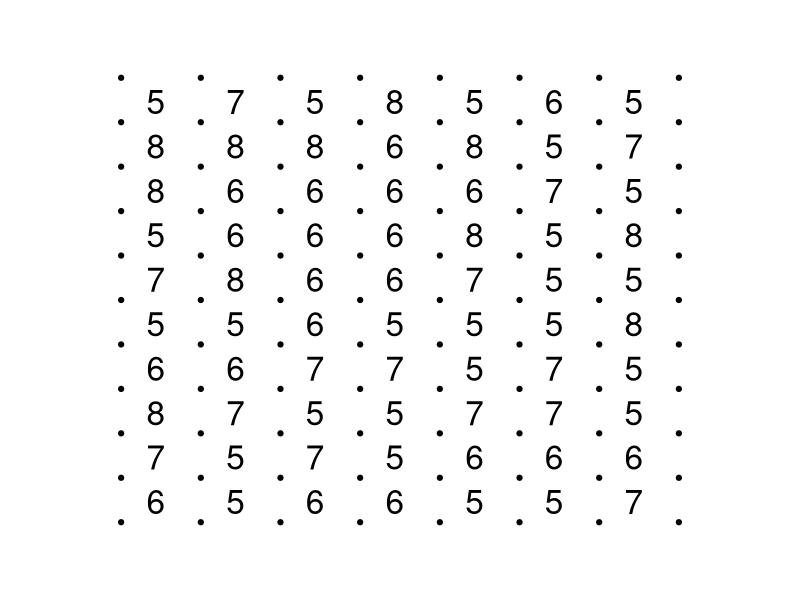
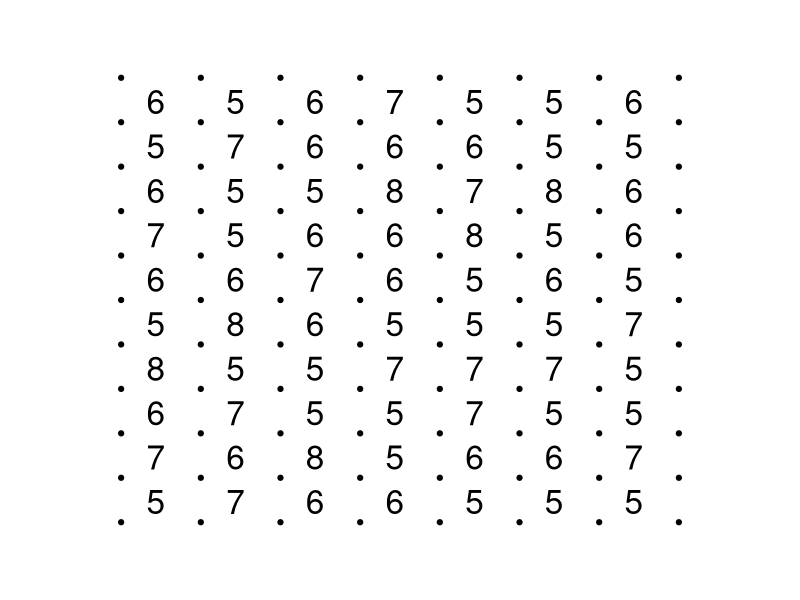
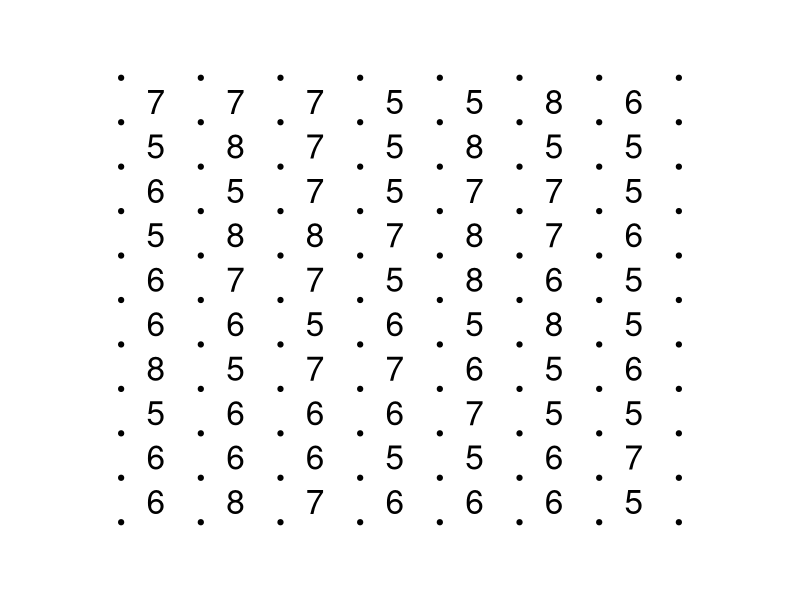

Write the R code that produced these figures, in order.
ncopies = 3 #how many versions
w = 8.5 #paper width (in)
h = 11  #paper height (in)
m = 1 #paper margin (in)
d = 0.8 #distance between dots (in)
dotsizefactor = 0.7
numbersizefactor = 2
X = c(5,6,7,8) #possibilities
P = c(0.4,0.3,0.2,0.1) #probabilities
fileroots = "output"

for(copy in 1:ncopies){
  pdf(paste0(fileroots,sprintf("%02d",copy),".pdf",collapse=""), width=w, height=h)
  par(mar=c(0,0,0,0)) #get rid of plot margins
  plot(0,0,type="n",xlim=c(0,w),ylim=c(0,h),axes=F,ann=F) #initialize plot area
  nx = (w-2*m)%/%d #number of dots horizontally
  ny = (h-2*m)%/%d #number of dots vertically
  xdots = seq(-nx*d/2,nx*d/2,length.out=nx)+w/2 #xcoords of dots
  ydots = seq(-ny*d/2,ny*d/2,length.out=ny)+h/2 #ycoords of dots
  xnums = (xdots+d/2)[1:(length(xdots)-1)]
  ynums = (ydots+d/2)[1:(length(ydots)-1)]
  for(x in xdots){
    for(y in ydots){
      points(x,y,pch=19,cex=dotsizefactor)
    }
  }
  for(x in xnums){
    for(y in ynums){
      num = sample(X,1,F,P)
      text(x,y,num,cex=numbersizefactor)
    }
  }
  dev.off()
}
